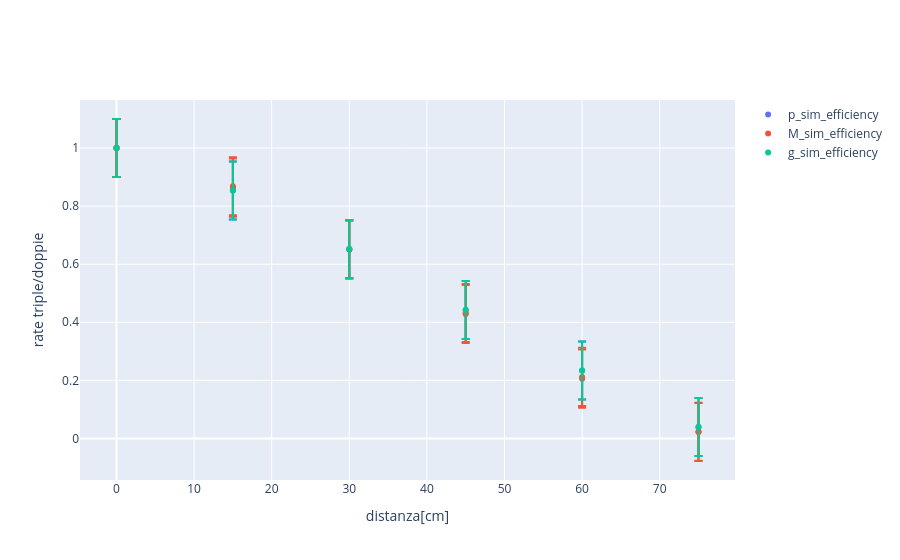

Source (notebook cell):
### Code cell
fig = go.Figure()

fig.add_trace( go.Scatter( x = sim_P['Mx'] , y = ((sim_P['triple'])/(sim_P['doppie'])) , mode = 'markers' , name = 'p_sim_efficiency' , error_y = dict( type='data' , array=0.1*np.ones_like(sim_P['Mx']) , visible = True)))


fig.add_trace( go.Scatter( x = sim_M['Mx'] , y = ((sim_M['triple'])/(sim_M['doppie'])) , mode = 'markers' , name = 'M_sim_efficiency' , error_y = dict( type='data' , array=0.1*np.ones_like(sim_M['Mx']) , visible = True)))

fig.add_trace( go.Scatter( x = sim_G['Mx'] , y = ((sim_G['triple'])/(sim_G['doppie'])) , mode = 'markers' , name = 'g_sim_efficiency' , error_y = dict( type='data' , array=0.1*np.ones_like(sim_G['Mx']) , visible = True)))


fig.update_xaxes( title_text = 'distanza[cm]')
fig.update_yaxes( title_text = 'rate triple/doppie')
fig.show()

### Figure 1 — Plotly figure (JSON) as saved in the notebook; plotly's stock layout.template omitted (floating-point values rounded to 4 significant figures)
{"data": [{"error_y": {"array": [0.1, 0.1, 0.1, 0.1, 0.1, 0.1], "type": "data", "visible": true}, "mode": "markers", "name": "p_sim_efficiency", "type": "scatter", "x": [0, 15, 30, 45, 60, 75], "y": [1.0, 0.854, 0.6522, 0.4421, 0.2341, 0.03953]}, {"error_y": {"array": [0.1, 0.1, 0.1, 0.1, 0.1, 0.1, 0.1, 0.1, 0.1, 0.1, 0.1, 0.1], "type": "data", "visible": true}, "mode": "markers", "name": "M_sim_efficiency", "type": "scatter", "x": [0, 15, 30, 45, 60, 75, 0, 15, 30, 45, 60, 75], "y": [1.0, 0.8636, 0.6505, 0.4322, 0.2119, 0.02297, 1.0, 0.8683, 0.6505, 0.4284, 0.2059, 0.02226]}, {"error_y": {"array": [0.1, 0.1, 0.1, 0.1, 0.1, 0.1], "type": "data", "visible": true}, "mode": "markers", "name": "g_sim_efficiency", "type": "scatter", "x": [0, 15, 30, 45, 60, 75], "y": [1.0, 0.854, 0.6522, 0.4421, 0.2341, 0.03953]}], "layout": {"xaxis": {"title": {"text": "distanza[cm]"}}, "yaxis": {"title": {"text": "rate triple/doppie"}}}}
